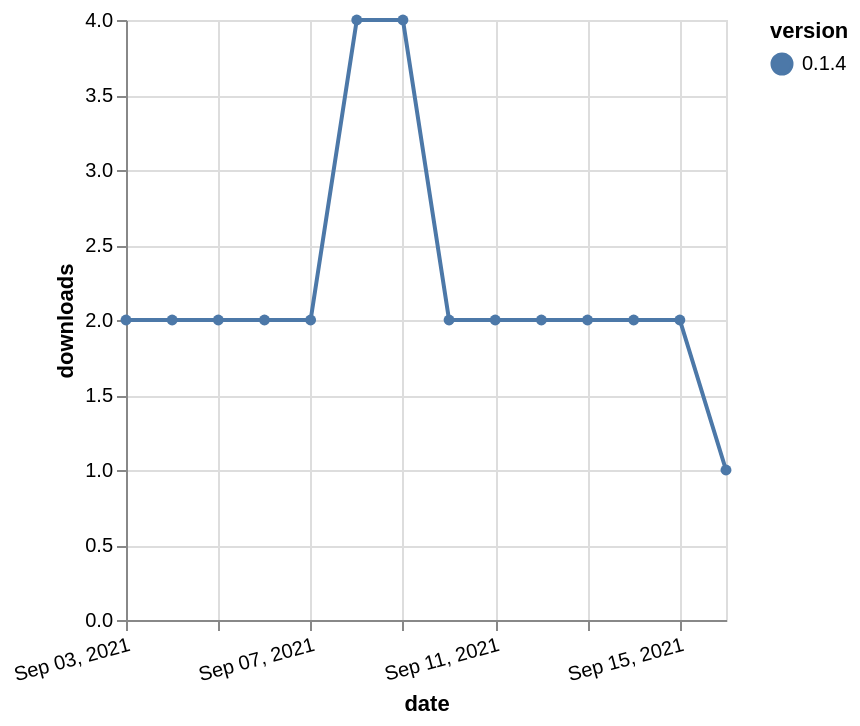

The specification (Vega-Lite) saved for this image:
### Vega-Lite specification from a JSON file in a GitHub repository (floating-point values rounded to 4 significant figures)
{"$schema": "https://vega.github.io/schema/vega-lite/v5.json", "description": "A simple bar chart with embedded data.", "data": {"values": [{"date": "2021-09-03", "total": 3104, "delta": 2, "version": "0.1.4"}, {"date": "2021-09-04", "total": 3106, "delta": 2, "version": "0.1.4"}, {"date": "2021-09-05", "total": 3108, "delta": 2, "version": "0.1.4"}, {"date": "2021-09-06", "total": 3110, "delta": 2, "version": "0.1.4"}, {"date": "2021-09-07", "total": 3112, "delta": 2, "version": "0.1.4"}, {"date": "2021-09-08", "total": 3116, "delta": 4, "version": "0.1.4"}, {"date": "2021-09-09", "total": 3120, "delta": 4, "version": "0.1.4"}, {"date": "2021-09-10", "total": 3122, "delta": 2, "version": "0.1.4"}, {"date": "2021-09-11", "total": 3124, "delta": 2, "version": "0.1.4"}, {"date": "2021-09-12", "total": 3126, "delta": 2, "version": "0.1.4"}, {"date": "2021-09-13", "total": 3128, "delta": 2, "version": "0.1.4"}, {"date": "2021-09-14", "total": 3130, "delta": 2, "version": "0.1.4"}, {"date": "2021-09-15", "total": 3132, "delta": 2, "version": "0.1.4"}, {"date": "2021-09-16", "total": 3133, "delta": 1, "version": "0.1.4"}]}, "width": "container", "mark": {"type": "line", "point": {"filled": true}}, "encoding": {"x": {"field": "date", "type": "temporal", "timeUnit": "yearmonthdate", "title": "date", "axis": {"labelAngle": -15}}, "y": {"field": "delta", "type": "quantitative", "title": "downloads"}, "color": {"field": "version", "type": "nominal"}, "tooltip": {"field": "delta"}}}
